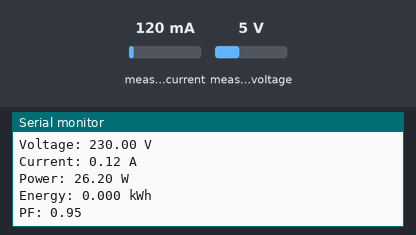
A sketch run on a simulated ESP32. Parts: the last lines printed to the serial monitor. The test bench sets the inputs (shaded band); at power-on: measured current 120 mA, measured voltage 5 V. WiFi joins after 1.5 s; servers stay silent unless stated; random numbers use the default seed unless the sketch sets one; no MQTT or app messages arrive unless stated.

Above: at 2.7 s.
2.8 s: measured current set to 40 mA
At 4.1 s:
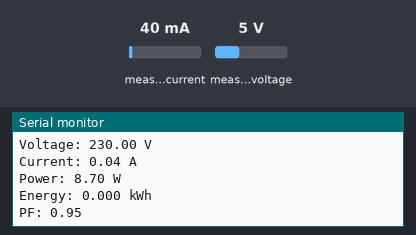
4.3 s: measured voltage set to 0.3 V
5.8 s: measured current set to 500 mA
At 6.4 s:
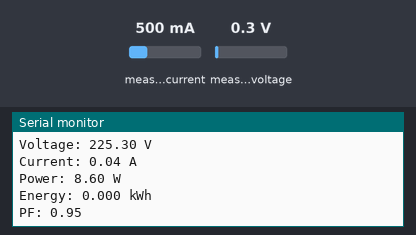
Timing chart, 0 to 8.8 s (numbered marks = the images above; inputs shaded):
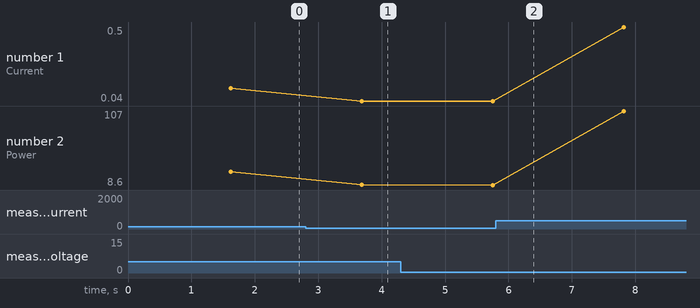

Measured:
- after the input at 2.8 s, the serial monitor: prints a new line after 0.88 s (image 1)
- plotted number 1: 0.12 → 0.04 after the input at 2.8 s, 0.04 → 0.5 after the input at 5.8 s
- plotted number 2: 26.2 → 8.7 after the input at 2.8 s, 8.7 → 8.6 after the input at 4.3 s, 8.6 → 107 after the input at 5.8 s

The sketch:

main.ino
```cpp
#include <PZEM004Tv30.h>
#include <WiFi.h>
#include <PubSubClient.h>
#include <ArduinoJson.h>

// WiFi and MQTT Configuration
#define WIFI_SSID "STEAM4INNOVATOR-4"
#define WIFI_PASSWORD "6628079555"
#define MQTT_BROKER "192.168.244.155"
#define MQTT_USERNAME "sensor-sender"
#define MQTT_PASSWORD "qwertyuiop"
#define MQTT_TOPIC "topic/sensor"

// PZEM Configuration
#define PZEM_RX_PIN 16
#define PZEM_TX_PIN 17
#define PZEM_SERIAL Serial2

// Objects
PZEM004Tv30 pzem(PZEM_SERIAL, PZEM_RX_PIN, PZEM_TX_PIN);
WiFiClient espClient;
PubSubClient mqtt(espClient);

void setup_wifi() {
  Serial.print("Connecting to WiFi");
  WiFi.begin(WIFI_SSID, WIFI_PASSWORD);
  while (WiFi.status() != WL_CONNECTED) {
    delay(500);
    Serial.print(".");
  }
  Serial.println("\nWiFi connected");
}

void reconnect_mqtt() {
  while (!mqtt.connected()) {
    Serial.print("Attempting MQTT connection...");
    String clientId = "PZEMClient-";
    clientId += String(random(0xffff), HEX);

    if (mqtt.connect(clientId.c_str(), MQTT_USERNAME, MQTT_PASSWORD)) {
      Serial.println("connected");
    } else {
      Serial.print("failed, rc=");
      Serial.print(mqtt.state());
      Serial.println(" retrying in 5 seconds");
      delay(5000);
    }
  }
}

void send_mqtt_data(float voltage, float current, float power, float energy, float pf) {
  StaticJsonDocument<200> doc;
  doc["voltage"] = voltage;
  doc["current"] = current;
  doc["power"] = power;
  doc["energy"] = energy;
  doc["pf"] = pf;

  char jsonBuffer[200];
  serializeJson(doc, jsonBuffer);

  if (!mqtt.publish(MQTT_TOPIC, jsonBuffer)) {
    Serial.println("MQTT publish failed");
  }
}

void read_pzem() {
  float voltage = pzem.voltage();
  float current = pzem.current();
  float power = pzem.power();
  float energy = pzem.energy();
  float frequency = pzem.frequency();
  float pf = pzem.pf();

  if (isnan(voltage)) {
    Serial.println("Error reading voltage");
  } else if (isnan(current)) {
    Serial.println("Error reading current");
  } else if (isnan(power)) {
    Serial.println("Error reading power");
  } else if (isnan(energy)) {
    Serial.println("Error reading energy");
  } else if (isnan(pf)) {
    Serial.println("Error reading power factor");
  } else {
    Serial.print("Voltage: ");
    Serial.print(voltage);
    Serial.println(" V");
    Serial.print("Current: ");
    Serial.print(current);
    Serial.println(" A");
    Serial.print("Power: ");
    Serial.print(power);
    Serial.println(" W");
    Serial.print("Energy: ");
    Serial.print(energy, 3);
    Serial.println(" kWh");
    Serial.print("PF: ");
    Serial.println(pf);

    send_mqtt_data(voltage, current, power, energy, pf);
  }
}

void setup() {
  Serial.begin(115200);
  setup_wifi();
  mqtt.setServer(MQTT_BROKER, 1883);
}

void loop() {
  if (!mqtt.connected()) {
    reconnect_mqtt();
  }
  mqtt.loop();

  read_pzem();
  delay(2000);
}
```
